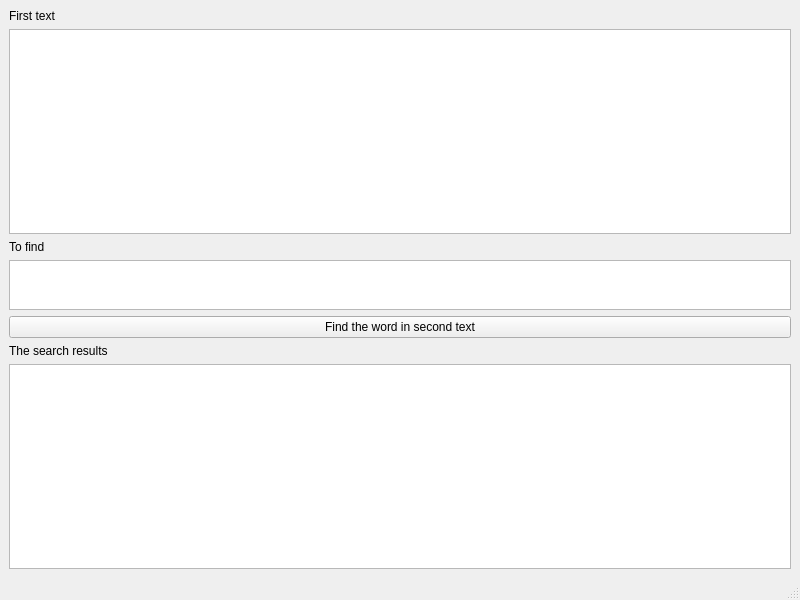
<?xml version="1.0" encoding="UTF-8"?>
<ui version="4.0">
 <class>MainWindow</class>
 <widget class="QMainWindow" name="MainWindow">
  <property name="geometry">
   <rect>
    <x>0</x>
    <y>0</y>
    <width>800</width>
    <height>600</height>
   </rect>
  </property>
  <property name="windowTitle">
   <string>MainWindow</string>
  </property>
  <widget class="QWidget" name="centralwidget">
   <layout class="QVBoxLayout" name="verticalLayout">
    <item>
     <widget class="QLabel" name="label_3">
      <property name="text">
       <string>First text</string>
      </property>
     </widget>
    </item>
    <item>
     <widget class="QTextEdit" name="first_text"/>
    </item>
    <item>
     <widget class="QLabel" name="label">
      <property name="text">
       <string>To find</string>
      </property>
     </widget>
    </item>
    <item>
     <widget class="QTextEdit" name="word">
      <property name="maximumSize">
       <size>
        <width>16777215</width>
        <height>50</height>
       </size>
      </property>
     </widget>
    </item>
    <item>
     <widget class="QPushButton" name="find">
      <property name="text">
       <string>Find the word in second text</string>
      </property>
     </widget>
    </item>
    <item>
     <widget class="QLabel" name="label_2">
      <property name="text">
       <string>The search results</string>
      </property>
     </widget>
    </item>
    <item>
     <widget class="QTextEdit" name="search_results"/>
    </item>
   </layout>
  </widget>
  <widget class="QMenuBar" name="menubar">
   <property name="geometry">
    <rect>
     <x>0</x>
     <y>0</y>
     <width>800</width>
     <height>26</height>
    </rect>
   </property>
  </widget>
  <widget class="QStatusBar" name="statusbar"/>
 </widget>
 <resources/>
 <connections/>
</ui>
